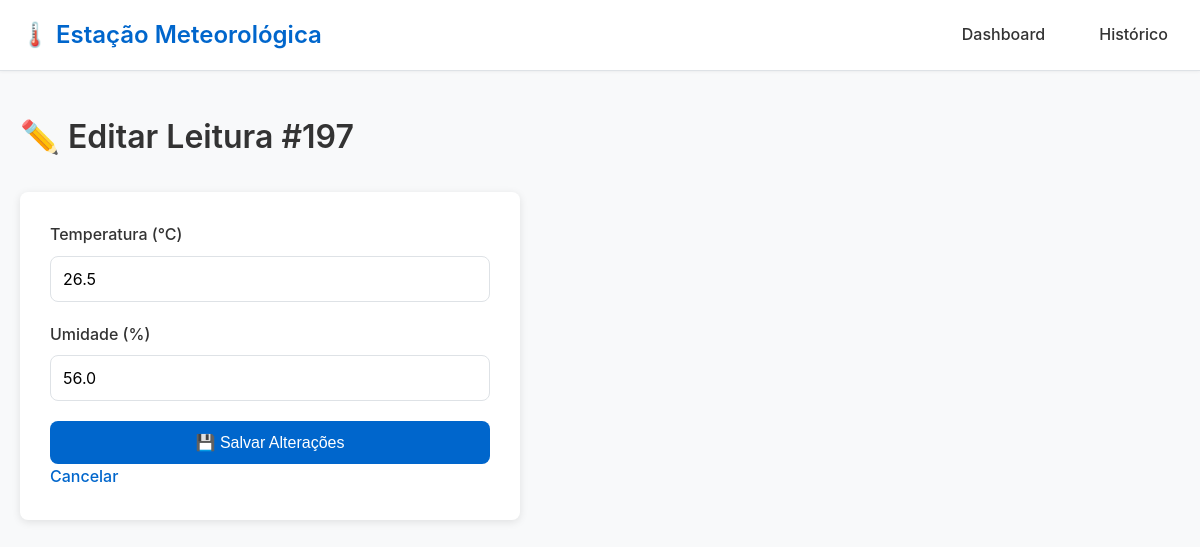
The page /leituras/197/editar on the database its author committed.
### tables this page shows
CREATE TABLE leituras (
    id          INTEGER PRIMARY KEY AUTOINCREMENT,
    temperatura REAL    NOT NULL,
    umidade     REAL    NOT NULL,
    pressao     REAL,
    localizacao TEXT    DEFAULT 'Lab',
    timestamp   DATETIME DEFAULT (datetime('now', 'localtime'))
);

### app.py (the view)
@app.route('/leituras/<int:id>/editar', methods=['GET'])
def editar_form(id):
    leitura = buscar_leitura(id)
    if not leitura:
        abort(404)
    return render_template('editar.html', leitura=leitura)

### database.py (called while the page is built)
def get_db_connection():
    conn = sqlite3.connect(DB_PATH, timeout=10)
    conn.execute('PRAGMA journal_mode=WAL')   # permite leitura/escrita simultânea
    conn.execute('PRAGMA busy_timeout=5000')  # espera até 5s antes de lançar erro
    conn.row_factory = sqlite3.Row            # acesso por nome de coluna
    return conn

def buscar_leitura(id: int) -> dict | None:
    conn = get_db_connection()
    row = conn.execute(
        'SELECT * FROM leituras WHERE id = ?', (id,)
    ).fetchone()
    conn.close()
    return dict(row) if row else None

### templates/editar.html (shortened to what this page needs)
{% extends "base.html" %}
{% block content %}
<div class="section">
    <h1>✏️ Editar Leitura #{{ leitura.id }}</h1>
    <form id="form">
        <label htmlFor="temp">Temperatura (°C)</label>
        <input type="number" step="0.1" id="temp" value="{{ leitura.temperatura }}" required>
        <label htmlFor="umid">Umidade (%)</label>
        <input type="number" step="0.1" id="umid" value="{{ leitura.umidade }}" required>
        <button type="submit">💾 Salvar Alterações</button>
        <a href="/leituras/{{ leitura.id }}" style="width: 100%; text-align: center; margin-top: 10px;">Cancelar</a>
    </form>
</div>
{% endblock %}

### static/css/style.css (style rules this page uses)
* { margin: 0; padding: 0; box-sizing: border-box; }
:root { --primary-color: #0066cc; --primary-dark: #0052a3; --background-color: #f8f9fa; --text-color: #333; --text-light: #666; --border-color: #dee2e6; --white: #ffffff; --shadow: 0 2px 8px rgba(0, 0, 0, 0.1); --shadow-hover: 0 4px 16px rgba(0, 0, 0, 0.15); --radius: 8px; }
html, body { height: auto; }
body { font-family: -apple-system, BlinkMacSystemFont, 'Segoe UI', 'Roboto', 'Oxygen', 'Ubuntu', 'Cantarell', sans-serif; background-color: var(--background-color); color: var(--text-color); line-height: 1.6; }
h1 { font-size: 2rem; margin-bottom: 30px; color: var(--text-color); font-weight: 600; }
button, .btn { background-color: var(--primary-color); color: var(--white); border: none; padding: 10px 18px; border-radius: var(--radius); font-size: 0.95rem; font-weight: 500; cursor: pointer; transition: all 0.3s ease; text-decoration: none; display: inline-block; }
a:not(.navbar-menu a):not(.btn) { text-decoration: none; color: var(--primary-color); font-weight: 500; transition: color 0.3s ease; }
form { background-color: var(--white); padding: 30px; border-radius: var(--radius); box-shadow: var(--shadow); max-width: 500px; }
label { display: block; margin-bottom: 8px; font-weight: 500; color: var(--text-color); }
input[type="text"], input[type="number"], input[type="email"], input[type="password"], textarea, select { width: 100%; padding: 12px; margin-bottom: 20px; border: 1px solid var(--border-color); border-radius: var(--radius); font-family: inherit; font-size: 1rem; transition: border-color 0.3s ease; }
form button { width: 100%; padding: 12px; font-size: 1rem; }

### rows shown on the page
leituras: id "197", temperatura "26.5", umidade "56.0"
